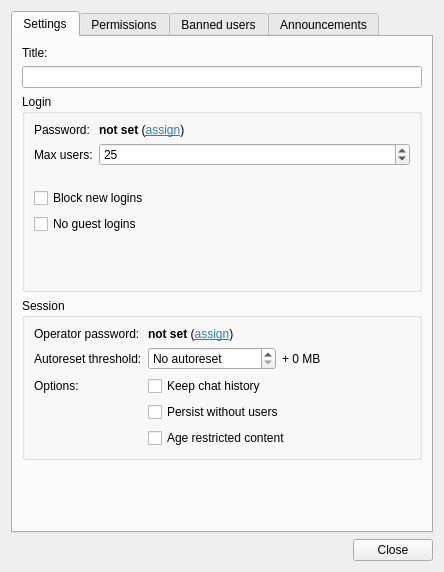
<?xml version="1.0" encoding="UTF-8"?>
<ui version="4.0">
 <class>SessionSettingsDialog</class>
 <widget class="QDialog" name="SessionSettingsDialog">
  <property name="geometry">
   <rect>
    <x>0</x>
    <y>0</y>
    <width>444</width>
    <height>572</height>
   </rect>
  </property>
  <property name="windowTitle">
   <string>Session Settings</string>
  </property>
  <layout class="QVBoxLayout">
   <item>
    <widget class="QTabWidget" name="tabWidget">
     <property name="currentIndex">
      <number>0</number>
     </property>
     <widget class="QWidget" name="tab">
      <attribute name="title">
       <string>Settings</string>
      </attribute>
      <layout class="QGridLayout">
       <item row="4" column="0" colspan="3">
        <widget class="QGroupBox">
         <property name="title">
          <string>Session</string>
         </property>
         <layout class="QFormLayout">
          <item row="0" column="0">
           <widget class="QLabel">
            <property name="text">
             <string>Operator password:</string>
            </property>
           </widget>
          </item>
          <item row="0" column="1">
           <widget class="QLabel" name="opword">
            <property name="text">
             <string notr="true">&lt;html&gt;&lt;head/&gt;&lt;body&gt;&lt;p&gt;&lt;span style=&quot; font-weight:600;&quot;&gt;not set&lt;/span&gt; (&lt;a href=&quot;#change&quot;&gt;&lt;span style=&quot; text-decoration: underline; color:#2980b9;&quot;&gt;assign&lt;/span&gt;&lt;/a&gt;)&lt;/p&gt;&lt;/body&gt;&lt;/html&gt;</string>
            </property>
           </widget>
          </item>
          <item row="1" column="0">
           <widget class="QLabel">
            <property name="text">
             <string>Autoreset threshold:</string>
            </property>
           </widget>
          </item>
          <item row="1" column="1">
           <layout class="QHBoxLayout">
            <item>
             <widget class="QDoubleSpinBox" name="autoresetThreshold">
              <property name="toolTip">
               <string>Session history size at which autoreset triggers</string>
              </property>
              <property name="specialValueText">
               <string>No autoreset</string>
              </property>
              <property name="suffix">
               <string> MB</string>
              </property>
              <property name="decimals">
               <number>1</number>
              </property>
              <property name="minimum">
               <double>0.000000000000000</double>
              </property>
              <property name="value">
               <double>0.000000000000000</double>
              </property>
             </widget>
            </item>
            <item>
             <widget class="QLabel" name="baseResetThreshold">
              <property name="text">
               <string notr="true">+ 0 MB</string>
              </property>
             </widget>
            </item>
           </layout>
          </item>
          <item row="2" column="0">
           <widget class="QLabel">
            <property name="text">
             <string>Options:</string>
            </property>
           </widget>
          </item>
          <item row="2" column="1">
           <widget class="QCheckBox" name="preserveChat">
            <property name="toolTip">
             <string>Include chat in session history so new users can see it as well</string>
            </property>
            <property name="text">
             <string>Keep chat history</string>
            </property>
           </widget>
          </item>
          <item row="3" column="1">
           <widget class="QCheckBox" name="persistent">
            <property name="toolTip">
             <string>Don't terminate session when the last user leaves</string>
            </property>
            <property name="text">
             <string>Persist without users</string>
            </property>
           </widget>
          </item>
          <item row="4" column="1">
           <widget class="QCheckBox" name="nsfm">
            <property name="toolTip">
             <string>This session contains material not suitable for minors</string>
            </property>
            <property name="text">
             <string>Age restricted content</string>
            </property>
           </widget>
          </item>
         </layout>
        </widget>
       </item>
       <item row="1" column="0" colspan="3">
        <widget class="QLineEdit" name="title"/>
       </item>
       <item row="0" column="0" colspan="3">
        <widget class="QLabel">
         <property name="text">
          <string>Title:</string>
         </property>
        </widget>
       </item>
       <item row="5" column="0">
        <spacer>
         <property name="orientation">
          <enum>Qt::Vertical</enum>
         </property>
         <property name="sizeHint" stdset="0">
          <size>
           <width>20</width>
           <height>40</height>
          </size>
         </property>
        </spacer>
       </item>
       <item row="2" column="0" rowspan="2" colspan="3">
        <widget class="QGroupBox">
         <property name="title">
          <string>Login</string>
         </property>
         <layout class="QFormLayout">
          <item row="0" column="0">
           <widget class="QLabel">
            <property name="text">
             <string>Password:</string>
            </property>
           </widget>
          </item>
          <item row="0" column="1">
           <widget class="QLabel" name="sessionPassword">
            <property name="text">
             <string notr="true">&lt;html&gt;&lt;head/&gt;&lt;body&gt;&lt;p&gt;&lt;span style=&quot; font-weight:600;&quot;&gt;not set&lt;/span&gt; (&lt;a href=&quot;#change&quot;&gt;&lt;span style=&quot; text-decoration: underline; color:#2980b9;&quot;&gt;assign&lt;/span&gt;&lt;/a&gt;)&lt;/p&gt;&lt;/body&gt;&lt;/html&gt;</string>
            </property>
           </widget>
          </item>
          <item row="1" column="0">
           <widget class="QLabel">
            <property name="text">
             <string>Max users:</string>
            </property>
           </widget>
          </item>
          <item row="1" column="1">
           <widget class="QSpinBox" name="maxUsers">
            <property name="toolTip">
             <string>How many users to let in. Does not affect users already logged in</string>
            </property>
            <property name="minimum">
             <number>2</number>
            </property>
            <property name="maximum">
             <number>254</number>
            </property>
            <property name="value">
             <number>25</number>
            </property>
           </widget>
          </item>
          <item row="2" column="1">
           <spacer>
            <property name="orientation">
             <enum>Qt::Vertical</enum>
            </property>
            <property name="sizeType">
             <enum>QSizePolicy::Fixed</enum>
            </property>
            <property name="sizeHint" stdset="0">
             <size>
              <width>20</width>
              <height>10</height>
             </size>
            </property>
           </spacer>
          </item>
          <item row="3" column="0" colspan="2">
           <widget class="QCheckBox" name="denyJoins">
            <property name="text">
             <string>Block new logins</string>
            </property>
           </widget>
          </item>
          <item row="4" column="0" colspan="2">
           <widget class="QCheckBox" name="authOnly">
            <property name="text">
             <string>No guest logins</string>
            </property>
           </widget>
          </item>
          <item row="5" column="1">
           <spacer>
            <property name="orientation">
             <enum>Qt::Vertical</enum>
            </property>
            <property name="sizeHint" stdset="0">
             <size>
              <width>20</width>
              <height>40</height>
             </size>
            </property>
           </spacer>
          </item>
         </layout>
        </widget>
       </item>
      </layout>
     </widget>
     <widget class="QWidget">
      <attribute name="title">
       <string>Permissions</string>
      </attribute>
      <layout class="QFormLayout">
       <item row="0" column="0">
        <widget class="QLabel">
         <property name="text">
          <string>Cut, Paste &amp; Fill:</string>
         </property>
        </widget>
       </item>
       <item row="0" column="1">
        <widget class="QComboBox" name="permPutImage"/>
       </item>
       <item row="1" column="0">
        <widget class="QLabel">
         <property name="text">
          <string>Selection Move &amp; Resize:</string>
         </property>
        </widget>
       </item>
       <item row="1" column="1">
        <widget class="QComboBox" name="permRegionMove"/>
       </item>
       <item row="2" column="0">
        <widget class="QLabel">
         <property name="text">
          <string>New Annotations:</string>
         </property>
        </widget>
       </item>
       <item row="2" column="1">
        <widget class="QComboBox" name="permCreateAnnotation"/>
       </item>
       <item row="4" column="0">
        <widget class="QLabel">
         <property name="text">
          <string>General Layer Editing:</string>
         </property>
        </widget>
       </item>
       <item row="4" column="1">
        <widget class="QComboBox" name="permEditLayers"/>
       </item>
       <item row="5" column="0">
        <widget class="QLabel">
         <property name="text">
          <string>Own Layer Editing:</string>
         </property>
        </widget>
       </item>
       <item row="5" column="1">
        <widget class="QComboBox" name="permOwnLayers"/>
       </item>
       <item row="6" column="0">
        <widget class="QLabel">
         <property name="text">
          <string>Canvas Resizing:</string>
         </property>
        </widget>
       </item>
       <item row="6" column="1">
        <widget class="QComboBox" name="permResize"/>
       </item>
       <item row="7" column="0">
        <widget class="QLabel">
         <property name="text">
          <string>Canvas Background:</string>
         </property>
        </widget>
       </item>
       <item row="7" column="1">
        <widget class="QComboBox" name="permBackground"/>
       </item>
       <item row="8" column="0">
        <widget class="QLabel">
         <property name="text">
          <string>Laser Pointer</string>
         </property>
        </widget>
       </item>
       <item row="8" column="1">
        <widget class="QComboBox" name="permLaser"/>
       </item>
       <item row="9" column="0">
        <widget class="QLabel">
         <property name="text">
          <string>Undo &amp; Redo:</string>
         </property>
        </widget>
       </item>
       <item row="9" column="1">
        <widget class="QComboBox" name="permUndo"/>
       </item>
       <item row="10" column="0">
        <widget class="QLabel">
         <property name="text">
          <string>Kick &amp; Ban:</string>
         </property>
        </widget>
       </item>
       <item row="10" column="1">
        <widget class="QComboBox" name="deputies">
         <item>
          <property name="text">
           <string>Operators</string>
          </property>
         </item>
         <item>
          <property name="text">
           <string>Trusted</string>
          </property>
         </item>
        </widget>
       </item>
       <item row="13" column="0" colspan="2">
        <widget class="widgets::PresetSelector" name="permissionPresets">
         <property name="presetFolder">
          <string>permissions</string>
         </property>
        </widget>
       </item>
       <item row="11" column="0">
        <widget class="QLabel">
         <property name="text">
          <string>Metadata:</string>
         </property>
        </widget>
       </item>
       <item row="11" column="1">
        <widget class="QComboBox" name="permMetadata"/>
       </item>
       <item row="12" column="0">
        <widget class="QLabel">
         <property name="text">
          <string>Timeline:</string>
         </property>
        </widget>
       </item>
       <item row="12" column="1">
        <widget class="QComboBox" name="permTimeline"/>
       </item>
      </layout>
     </widget>
     <widget class="QWidget">
      <attribute name="title">
       <string>Banned users</string>
      </attribute>
      <layout class="QVBoxLayout">
       <item>
        <widget class="QTableView" name="banlistView">
         <property name="selectionMode">
          <enum>QAbstractItemView::SingleSelection</enum>
         </property>
         <attribute name="verticalHeaderVisible">
          <bool>false</bool>
         </attribute>
        </widget>
       </item>
       <item>
        <layout class="QHBoxLayout">
         <item>
          <spacer>
           <property name="orientation">
            <enum>Qt::Horizontal</enum>
           </property>
           <property name="sizeHint" stdset="0">
            <size>
             <width>40</width>
             <height>20</height>
            </size>
           </property>
          </spacer>
         </item>
         <item>
          <widget class="QPushButton" name="removeBan">
           <property name="text">
            <string>Remove selected</string>
           </property>
          </widget>
         </item>
        </layout>
       </item>
      </layout>
     </widget>
     <widget class="QWidget">
      <attribute name="title">
       <string>Announcements</string>
      </attribute>
      <layout class="QVBoxLayout">
       <item>
        <widget class="QTableView" name="announcementTableView">
         <property name="selectionMode">
          <enum>QAbstractItemView::SingleSelection</enum>
         </property>
         <property name="selectionBehavior">
          <enum>QAbstractItemView::SelectRows</enum>
         </property>
         <attribute name="verticalHeaderVisible">
          <bool>false</bool>
         </attribute>
        </widget>
       </item>
       <item>
        <layout class="QHBoxLayout">
         <item>
          <spacer>
           <property name="orientation">
            <enum>Qt::Horizontal</enum>
           </property>
           <property name="sizeHint" stdset="0">
            <size>
             <width>40</width>
             <height>20</height>
            </size>
           </property>
          </spacer>
         </item>
         <item>
          <widget class="QPushButton" name="addPrivateAnnouncement">
           <property name="text">
            <string>Private listing</string>
           </property>
           <property name="icon">
            <iconset theme="list-add">
             <normaloff>theme:list-add.svg</normaloff>theme:list-add.svg</iconset>
           </property>
          </widget>
         </item>
         <item>
          <widget class="QPushButton" name="addAnnouncement">
           <property name="text">
            <string>Public listing</string>
           </property>
           <property name="icon">
            <iconset theme="list-add">
             <normaloff>theme:list-add.svg</normaloff>theme:list-add.svg</iconset>
           </property>
          </widget>
         </item>
         <item>
          <widget class="QPushButton" name="removeAnnouncement">
           <property name="text">
            <string>Remove selected</string>
           </property>
           <property name="icon">
            <iconset theme="list-remove">
             <normaloff>theme:list-remove.svg</normaloff>theme:list-remove.svg</iconset>
           </property>
          </widget>
         </item>
        </layout>
       </item>
      </layout>
     </widget>
    </widget>
   </item>
   <item>
    <widget class="QDialogButtonBox" name="buttonBox">
     <property name="orientation">
      <enum>Qt::Horizontal</enum>
     </property>
     <property name="standardButtons">
      <set>QDialogButtonBox::Close</set>
     </property>
    </widget>
   </item>
  </layout>
 </widget>
 <customwidgets>
  <customwidget>
   <class>widgets::PresetSelector</class>
   <extends>QWidget</extends>
   <header>desktop/widgets/presetselector.h</header>
  </customwidget>
 </customwidgets>
 <resources/>
 <connections>
  <connection>
   <sender>buttonBox</sender>
   <signal>accepted()</signal>
   <receiver>SessionSettingsDialog</receiver>
   <slot>accept()</slot>
   <hints>
    <hint type="sourcelabel">
     <x>224</x>
     <y>453</y>
    </hint>
    <hint type="destinationlabel">
     <x>157</x>
     <y>274</y>
    </hint>
   </hints>
  </connection>
  <connection>
   <sender>buttonBox</sender>
   <signal>rejected()</signal>
   <receiver>SessionSettingsDialog</receiver>
   <slot>reject()</slot>
   <hints>
    <hint type="sourcelabel">
     <x>292</x>
     <y>459</y>
    </hint>
    <hint type="destinationlabel">
     <x>286</x>
     <y>274</y>
    </hint>
   </hints>
  </connection>
 </connections>
</ui>
